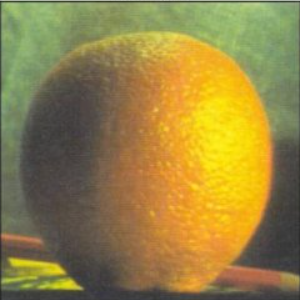
#> input picture HW1/input/p1-1-2.png, 300 x 300 px, found by its file name; the run also reads 1 picture not shown here
$ python fourier.py   (older library calls are emulated)
#> lines starting #> are read from the running program, lines starting #| are printed output that depends on the picture
### HW1/src/blending.py
import cv2
import numpy as np
import gaussian_pyramid as gp
import laplacian_pyramid as lp
import fourier

def inverse(mask, value = 255):
    return np.full(mask.shape, value) - mask

# [6 lines left out: function change_dim, not called in this run]

def set_mask(mask_type = 'left_right', img_shape = None, value = 255, mask_img_filename = ''):
    if mask_type == 'left_right': #left and right blending mask
        mid = img_shape[1] // 2
        if len(img_shape) == 3:
            return np.hstack((np.zeros((img_shape[0], mid, 3)), np.full((img_shape[0], img_shape[1] - mid, 3), value)))
        else:
            return np.hstack((np.zeros((img_shape[0], mid)), np.full((img_shape[0], img_shape[1] - mid), value)))
    elif mask_type == 'bottom_up': #bottom up blending mask
        mid = img_shape[0] // 2
        if len(img_shape) == 3:
            return np.vstack((np.zeros((mid, img_shape[1], 3)), np.full((img_shape[0] - mid, img_shape[1], 3), value)))
        else:
            return np.vstack((np.zeros((mid, img_shape[1])), np.full((img_shape[0] - mid, img_shape[1]), value)))
    elif mask_type == 'file': #load mask form an image
        mask = cv2.imread(mask_img_filename, 0)
        if len(img_shape)==3:
            tmp_mask=mask.copy()
            mask=[]
            mask.append(tmp_mask)
            mask.append(tmp_mask)
            mask.append(tmp_mask)
            mask=np.asarray(mask)
            mask=change_dim(mask)
        return np.asarray(mask);
    else:
        exit('Error in mask definition')

def combine(first_img, second_img, mask):
    return (first_img*mask)/255.0 + (second_img*inverse(mask))/255.0

# [18 lines left out: function blending, not called in this run]

# [18 lines that do not run on import are left out]

### HW1/src/fourier.py
import cv2
import numpy as np
import laplacian_pyramid as lp
import blending

# [89 lines left out: functions fromSpaceToFrequency, change_dim, change_dim_inv, fromFrequencyToSpace, zeroid, lower_values and 2 more, not called in this run]

if __name__ == "__main__":
    image_names = ['input/p1-1-2.png', 'input/p1-1-3.png', 'input/p1-1-0.jpg', 'input/p1-1-1.jpg']
    name_it = 0


    flag_values = [False, True, True, True, True]
    selection_values = [1, 0.25, 0.5, 0.75, 1.0]
    print('Exploring Fourier Space')
    for image_name in image_names:
        image = cv2.imread(image_name, 0)
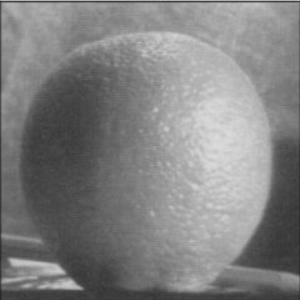
#> image: shape (300, 300); min 40, max 221, mean 128.9
        frec_image = fromSpaceToFrequency(image)
        #low values in phase
        print('low values in magnitud')
        for flag, selection in zip(flag_values, selection_values):
            frec_tmp = frec_image.copy()
            frec_tmp[0, :, :] = lower_values(frec_tmp[0, :, :], selection, flag)
            cv2.imwrite('output/p1-3-1-' + str(name_it) + '.jpg', fromFrequencyToSpace(frec_tmp))
            print(image_name, 'output/p1-3-1-' + str(name_it) + '.jpg')
            name_it += 1
#> this loop made 5 passes
#> pass 1, in fromFrequencyToSpace, `recovered = cv2.magnitude(recovered[:,:,0], recovered[:,:,1])`:
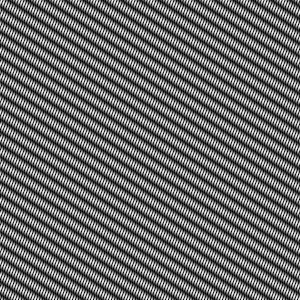
#> recovered: shape (300, 300) float64; min 1.54e-05, max 3.05, mean 1.27; drawn with min black and max white
#> after the loop, name_it = 5

        #high values in phase
        print('high values in magnitud')
        for flag, selection in zip(flag_values, selection_values):
            frec_tmp = frec_image.copy()
            frec_tmp[0, :, :] = upper_values(frec_tmp[0, :, :], selection, flag)
            cv2.imwrite('output/p1-3-1-' + str(name_it) + '.jpg', fromFrequencyToSpace(frec_tmp))
            print(image_name, 'output/p1-3-1-' + str(name_it) + '.jpg')
            name_it += 1
#> this loop made 5 passes
#| input/p1-1-2.png output/p1-3-1-5.jpg
#| input/p1-1-2.png output/p1-3-1-6.jpg
#| input/p1-1-2.png output/p1-3-1-7.jpg
#| input/p1-1-2.png output/p1-3-1-8.jpg
#| input/p1-1-2.png output/p1-3-1-9.jpg
#> pass 1, in fromFrequencyToSpace (call 6), `recovered = cv2.magnitude(recovered[:,:,0], recovered[:,:,1])`:
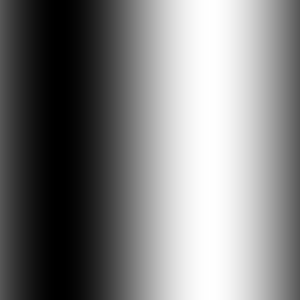
#> recovered: shape (300, 300) float64; min 7994235, max 15214447, mean 11604341; drawn with min black and max white
#> pass 1, `cv2.imwrite('output/p1-3-1-' + str(name_it) + '.jpg', fromFrequencyToS..`:
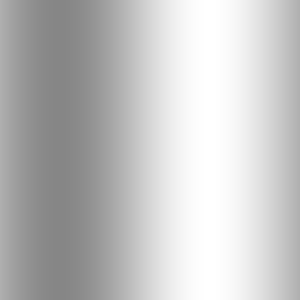
#> saved as p1-3-1-5.jpg: shape (300, 300); min 134, max 255, mean 194.5
#> pass 2, in fromFrequencyToSpace (call 7), `recovered = cv2.magnitude(recovered[:,:,0], recovered[:,:,1])`:
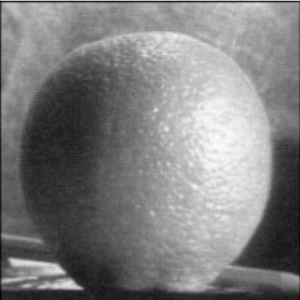
#> recovered: shape (300, 300) float64; min 3376649.4, max 19901709.4, mean 11604341; drawn with min black and max white
#> after the loop, name_it = 10
        #low values in magnitude
        print('low values in phase')
        for flag, selection in zip(flag_values, selection_values):
            frec_tmp = frec_image.copy()
            frec_tmp[1, :, :] = lower_values(frec_tmp[1, :, :], selection, flag)
            cv2.imwrite('output/p1-3-1-' + str(name_it) + '.jpg', fromFrequencyToSpace(frec_tmp))
            print(image_name, 'output/p1-3-1-' + str(name_it) + '.jpg')
            name_it += 1
#> this loop made 5 passes
#| input/p1-1-2.png output/p1-3-1-10.jpg
#| input/p1-1-2.png output/p1-3-1-11.jpg
#| input/p1-1-2.png output/p1-3-1-12.jpg
#| input/p1-1-2.png output/p1-3-1-13.jpg
#| input/p1-1-2.png output/p1-3-1-14.jpg
#> pass 1, in fromFrequencyToSpace (call 11), `recovered = cv2.magnitude(recovered[:,:,0], recovered[:,:,1])`:
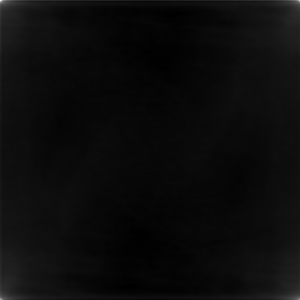
#> recovered: shape (300, 300) float64; min 5817211.5, max 126673564.1, mean 11604341; drawn with min black and max white
#> after the loop, name_it = 15
        #high values in magnitude
        print('high values in phase')
        for flag, selection in zip(flag_values, selection_values):
            frec_tmp = frec_image.copy()
            frec_tmp[1, :, :] = upper_values(frec_tmp[1, :, :], selection, flag)
            cv2.imwrite('output/p1-3-1-' + str(name_it) + '.jpg', fromFrequencyToSpace(frec_tmp))
            print(image_name, 'output/p1-3-1-' + str(name_it) + '.jpg')
            name_it += 1
#> this loop made 5 passes
#| input/p1-1-2.png output/p1-3-1-15.jpg
#| input/p1-1-2.png output/p1-3-1-16.jpg
#| input/p1-1-2.png output/p1-3-1-17.jpg
#| input/p1-1-2.png output/p1-3-1-18.jpg
#| input/p1-1-2.png output/p1-3-1-19.jpg
#> pass 3, in fromFrequencyToSpace (call 18), `recovered = cv2.magnitude(recovered[:,:,0], recovered[:,:,1])`:
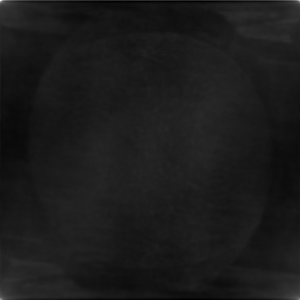
#> recovered: shape (300, 300) float64; min 4751783.4, max 72461066.8, mean 12061198.3; drawn with min black and max white
#> after the loop, name_it = 20
#> pass 2 of the loop `for image_name in image_names:`:
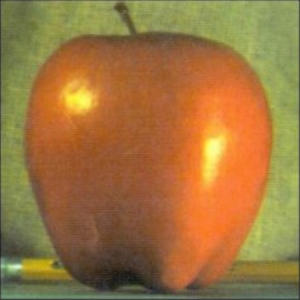
#> input picture HW1/input/p1-1-3.png, 300 x 300 px, found by its file name
#> the loop `for flag, selection in zip(flag_values, selection_values):` made 5 passes
#> (printed output is left out)
#> after the loop `for flag, selection in zip(flag_values, selection_values):`: name_it = 25
#> the loop `for flag, selection in zip(flag_values, selection_values):` made 5 passes
#> (printed output is left out)
#> pass 1, `cv2.imwrite('output/p1-3-1-' + str(name_it) + '.jpg', fromFrequencyToS..`:
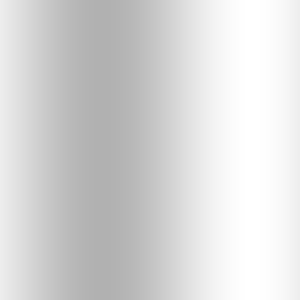
#> saved as p1-3-1-25.jpg: shape (300, 300); min 177, max 255, mean 215.9
#> after the loop `for flag, selection in zip(flag_values, selection_values):`: name_it = 30
#> the loop `for flag, selection in zip(flag_values, selection_values):` made 5 passes
#> (printed output is left out)
#> after the loop `for flag, selection in zip(flag_values, selection_values):`: name_it = 35
#> the loop `for flag, selection in zip(flag_values, selection_values):` made 5 passes
#> (printed output is left out)
#> pass 3, in fromFrequencyToSpace (call 38), `recovered = cv2.magnitude(recovered[:,:,0], recovered[:,:,1])`:
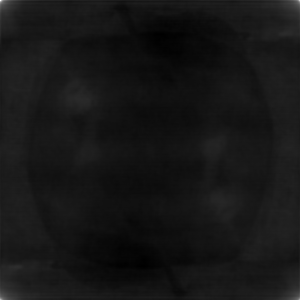
#> recovered: shape (300, 300) float64; min 5388617, max 70781541.3, mean 11188827.6; drawn with min black and max white
#> after the loop `for flag, selection in zip(flag_values, selection_values):`: name_it = 40
#> pass 3 of the loop `for image_name in image_names:`:
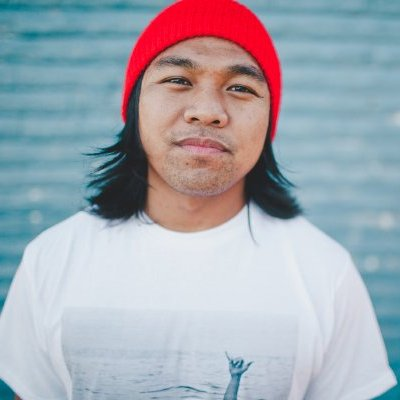
#> input picture HW1/input/p1-1-0.jpg, 400 x 400 px, found by its file name
#> image: shape (400, 400)
#> the loop `for flag, selection in zip(flag_values, selection_values):` made 5 passes
#> (printed output is left out)
#> after the loop `for flag, selection in zip(flag_values, selection_values):`: name_it = 45
#> the loop `for flag, selection in zip(flag_values, selection_values):` made 5 passes
#> (printed output is left out)
#> pass 1, `cv2.imwrite('output/p1-3-1-' + str(name_it) + '.jpg', fromFrequencyToS..`:
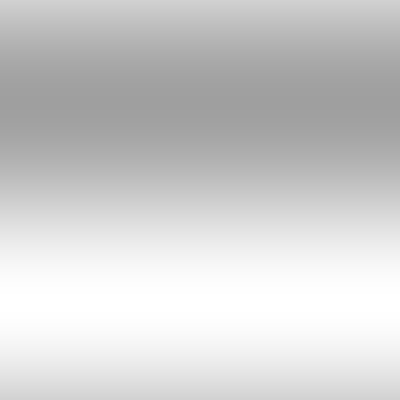
#> saved as p1-3-1-45.jpg: shape (400, 400); min 159, max 255, mean 207.1
#> after the loop `for flag, selection in zip(flag_values, selection_values):`: name_it = 50
#> the loop `for flag, selection in zip(flag_values, selection_values):` made 5 passes
#> (printed output is left out)
#> pass 1, in fromFrequencyToSpace (call 51), `recovered = cv2.magnitude(recovered[:,:,0], recovered[:,:,1])`:
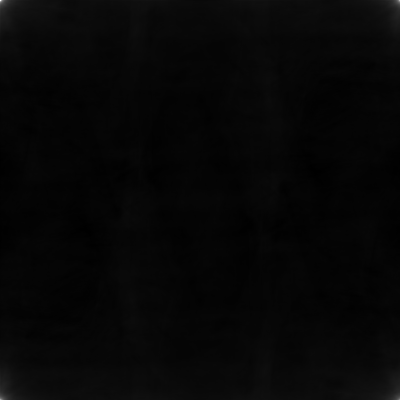
#> recovered: shape (400, 400) float64; min 14682636.2, max 468327612.2, mean 27003172; drawn with min black and max white
#> after the loop `for flag, selection in zip(flag_values, selection_values):`: name_it = 55
#> the loop `for flag, selection in zip(flag_values, selection_values):` made 5 passes
#> (printed output is left out)
#> after the loop `for flag, selection in zip(flag_values, selection_values):`: name_it = 60
#> the loop made 4 passes; the first 3 are shown


    print('Frequency Blending')
    blend_strategies = ['left_right', 'bottom_up', 'centered', 'chessboard', 'sliding_rows', 'sliding_columns']
#> blend_strategies = ['left_right', 'bottom_up', 'centered', 'chessboard', 'sliding_rows', 'sliding_columns']
    for i in range(3):
        image2 = cv2.imread(image_names[i], 0)
        image1 = cv2.imread(image_names[i+1], 0)
        image2 = cv2.resize(image2, (image1.shape[1],image1.shape[0]))
        mask = blending.set_mask(mask_type = 'left_right', img_shape = image1.shape, value = 1)
        image1 = image1 * mask
        image2 = image2 * blending.inverse(mask, value = 1)
        image1[image1 == 0] = 128
        image2[image2 == 0] = 128
        frec_image1 = fromSpaceToFrequency(image1)
        frec_image2 = fromSpaceToFrequency(image2)
        for blend_strategy in blend_strategies:
            frec_blend_img = frec_blending(frec_image1.copy(), frec_image2.copy(), strategy = blend_strategy)
            cv2.imwrite('output/p1-3-2-' + str(name_it) + '.jpg', fromFrequencyToSpace(frec_blend_img))
            print(image_names[i], image_names[i+1], blend_strategy, 'output/p1-3-2-' + str(name_it) + '.jpg')
            name_it += 1
#> this loop made 6 passes
#> pass 2 of the loop `for i in range(3):`:
#> the loop `for blend_strategy in blend_strategies:` made 6 passes
#> pass 3 of the loop `for i in range(3):`:
